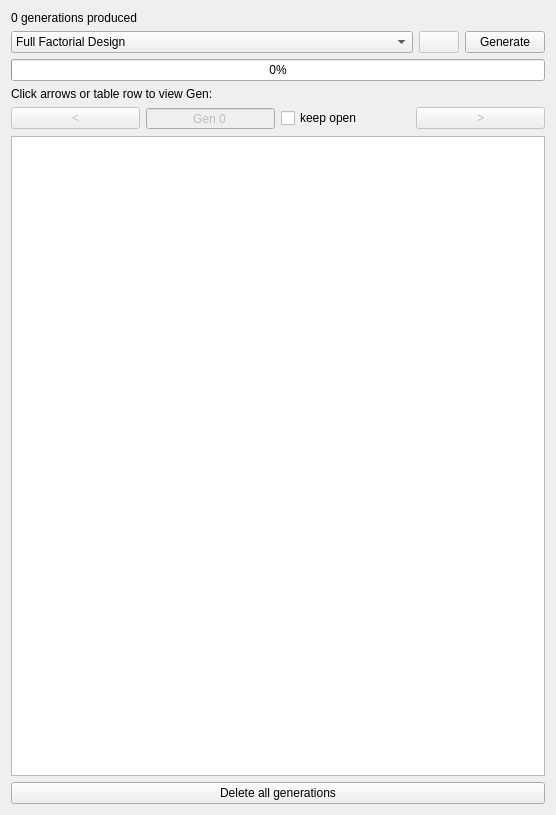
<?xml version="1.0" encoding="UTF-8"?>
<ui version="4.0">
 <class>Dialog</class>
 <widget class="QDialog" name="Dialog">
  <property name="geometry">
   <rect>
    <x>0</x>
    <y>0</y>
    <width>556</width>
    <height>815</height>
   </rect>
  </property>
  <property name="windowTitle">
   <string>Generate Ideas</string>
  </property>
  <layout class="QVBoxLayout" name="verticalLayout">
   <item>
    <layout class="QHBoxLayout" name="horizontalLayout">
     <item>
      <widget class="QLabel" name="numGensLabel">
       <property name="text">
        <string>0 generations produced</string>
       </property>
      </widget>
     </item>
    </layout>
   </item>
   <item>
    <layout class="QHBoxLayout" name="horizontalLayout_2">
     <item>
      <widget class="QComboBox" name="selectDesign">
       <property name="sizePolicy">
        <sizepolicy hsizetype="Expanding" vsizetype="Fixed">
         <horstretch>0</horstretch>
         <verstretch>0</verstretch>
        </sizepolicy>
       </property>
       <item>
        <property name="text">
         <string>Full Factorial Design</string>
        </property>
       </item>
       <item>
        <property name="text">
         <string>Taguchi Optimization Design</string>
        </property>
       </item>
       <item>
        <property name="text">
         <string>Plackett Burman Design</string>
        </property>
       </item>
       <item>
        <property name="text">
         <string>Box Behnken Design</string>
        </property>
       </item>
       <item>
        <property name="text">
         <string>Latin Hyper Cube Design</string>
        </property>
       </item>
       <item>
        <property name="text">
         <string>Central Composite Design</string>
        </property>
       </item>
      </widget>
     </item>
     <item>
      <widget class="QPushButton" name="more">
       <property name="enabled">
        <bool>false</bool>
       </property>
       <property name="toolTip">
        <string>Parameter settings</string>
       </property>
       <property name="text">
        <string/>
       </property>
      </widget>
     </item>
     <item>
      <widget class="QPushButton" name="generateButton">
       <property name="text">
        <string>Generate</string>
       </property>
      </widget>
     </item>
    </layout>
   </item>
   <item>
    <widget class="QProgressBar" name="progressBar">
     <property name="value">
      <number>0</number>
     </property>
     <property name="textVisible">
      <bool>true</bool>
     </property>
    </widget>
   </item>
   <item>
    <widget class="QLabel" name="labelView">
     <property name="text">
      <string>Click arrows or table row to view Gen:</string>
     </property>
    </widget>
   </item>
   <item>
    <layout class="QHBoxLayout" name="horizontalLayout_3">
     <item>
      <widget class="QPushButton" name="previousGen">
       <property name="enabled">
        <bool>false</bool>
       </property>
       <property name="sizePolicy">
        <sizepolicy hsizetype="Minimum" vsizetype="Fixed">
         <horstretch>0</horstretch>
         <verstretch>0</verstretch>
        </sizepolicy>
       </property>
       <property name="toolTip">
        <string>View previous</string>
       </property>
       <property name="text">
        <string>&lt;</string>
       </property>
      </widget>
     </item>
     <item>
      <widget class="QSpinBox" name="selectGenBox">
       <property name="enabled">
        <bool>false</bool>
       </property>
       <property name="alignment">
        <set>Qt::AlignCenter</set>
       </property>
       <property name="buttonSymbols">
        <enum>QAbstractSpinBox::NoButtons</enum>
       </property>
       <property name="keyboardTracking">
        <bool>false</bool>
       </property>
       <property name="prefix">
        <string>Gen </string>
       </property>
      </widget>
     </item>
     <item>
      <widget class="QCheckBox" name="checkBoxKeep">
       <property name="toolTip">
        <string>Reduces the time for reloading</string>
       </property>
       <property name="text">
        <string>keep open</string>
       </property>
      </widget>
     </item>
     <item>
      <widget class="QPushButton" name="nextGen">
       <property name="enabled">
        <bool>false</bool>
       </property>
       <property name="toolTip">
        <string>View next</string>
       </property>
       <property name="text">
        <string>&gt;</string>
       </property>
      </widget>
     </item>
    </layout>
   </item>
   <item>
    <widget class="QTableWidget" name="parametersTable">
     <property name="toolTip">
      <string>Select view</string>
     </property>
     <property name="sizeAdjustPolicy">
      <enum>QAbstractScrollArea::AdjustToContents</enum>
     </property>
     <property name="selectionMode">
      <enum>QAbstractItemView::SingleSelection</enum>
     </property>
     <property name="selectionBehavior">
      <enum>QAbstractItemView::SelectRows</enum>
     </property>
    </widget>
   </item>
   <item>
    <widget class="QPushButton" name="deleteGensButton">
     <property name="text">
      <string>Delete all generations</string>
     </property>
    </widget>
   </item>
  </layout>
 </widget>
 <resources/>
 <connections/>
</ui>
